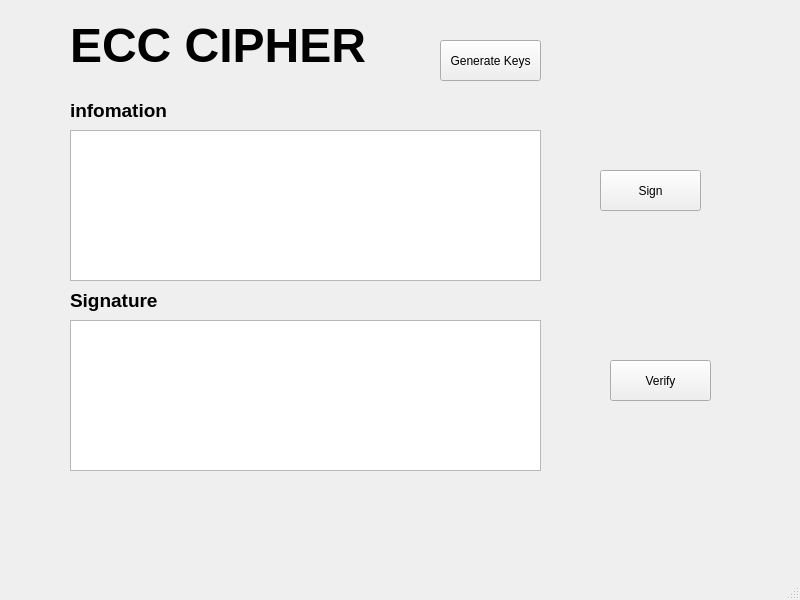
<?xml version="1.0" encoding="UTF-8"?>
<ui version="4.0">
 <class>MainWindow</class>
 <widget class="QMainWindow" name="MainWindow">
  <property name="geometry">
   <rect>
    <x>0</x>
    <y>0</y>
    <width>800</width>
    <height>600</height>
   </rect>
  </property>
  <property name="windowTitle">
   <string>MainWindow</string>
  </property>
  <widget class="QWidget" name="centralwidget">
   <widget class="QLabel" name="label">
    <property name="geometry">
     <rect>
      <x>70</x>
      <y>20</y>
      <width>301</width>
      <height>51</height>
     </rect>
    </property>
    <property name="font">
     <font>
      <pointsize>36</pointsize>
      <weight>75</weight>
      <bold>true</bold>
     </font>
    </property>
    <property name="text">
     <string>ECC CIPHER</string>
    </property>
   </widget>
   <widget class="QTextEdit" name="txt_info">
    <property name="geometry">
     <rect>
      <x>70</x>
      <y>130</y>
      <width>471</width>
      <height>151</height>
     </rect>
    </property>
   </widget>
   <widget class="QLabel" name="label_2">
    <property name="geometry">
     <rect>
      <x>70</x>
      <y>100</y>
      <width>111</width>
      <height>21</height>
     </rect>
    </property>
    <property name="font">
     <font>
      <pointsize>14</pointsize>
      <weight>75</weight>
      <bold>true</bold>
     </font>
    </property>
    <property name="text">
     <string>infomation</string>
    </property>
   </widget>
   <widget class="QLabel" name="label_3">
    <property name="geometry">
     <rect>
      <x>70</x>
      <y>290</y>
      <width>111</width>
      <height>21</height>
     </rect>
    </property>
    <property name="font">
     <font>
      <pointsize>14</pointsize>
      <weight>75</weight>
      <bold>true</bold>
     </font>
    </property>
    <property name="text">
     <string>Signature</string>
    </property>
   </widget>
   <widget class="QTextEdit" name="txt_sig">
    <property name="geometry">
     <rect>
      <x>70</x>
      <y>320</y>
      <width>471</width>
      <height>151</height>
     </rect>
    </property>
   </widget>
   <widget class="QPushButton" name="Btn_Genkeys">
    <property name="geometry">
     <rect>
      <x>440</x>
      <y>40</y>
      <width>101</width>
      <height>41</height>
     </rect>
    </property>
    <property name="text">
     <string>Generate Keys</string>
    </property>
   </widget>
   <widget class="QPushButton" name="Btn_sign">
    <property name="geometry">
     <rect>
      <x>600</x>
      <y>170</y>
      <width>101</width>
      <height>41</height>
     </rect>
    </property>
    <property name="text">
     <string>Sign</string>
    </property>
   </widget>
   <widget class="QPushButton" name="Btn_verify">
    <property name="geometry">
     <rect>
      <x>610</x>
      <y>360</y>
      <width>101</width>
      <height>41</height>
     </rect>
    </property>
    <property name="text">
     <string>Verify</string>
    </property>
   </widget>
  </widget>
  <widget class="QMenuBar" name="menubar">
   <property name="geometry">
    <rect>
     <x>0</x>
     <y>0</y>
     <width>800</width>
     <height>21</height>
    </rect>
   </property>
  </widget>
  <widget class="QStatusBar" name="statusbar"/>
 </widget>
 <resources/>
 <connections/>
</ui>
